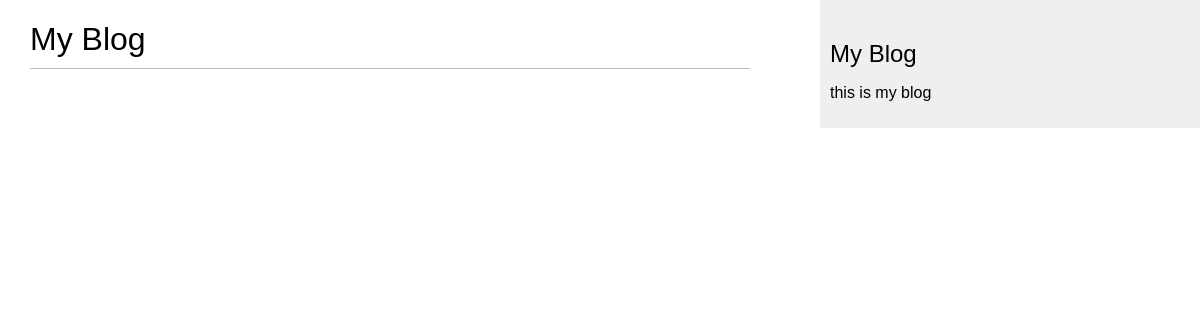
/blog/, run on an earlier commit of the app's database.
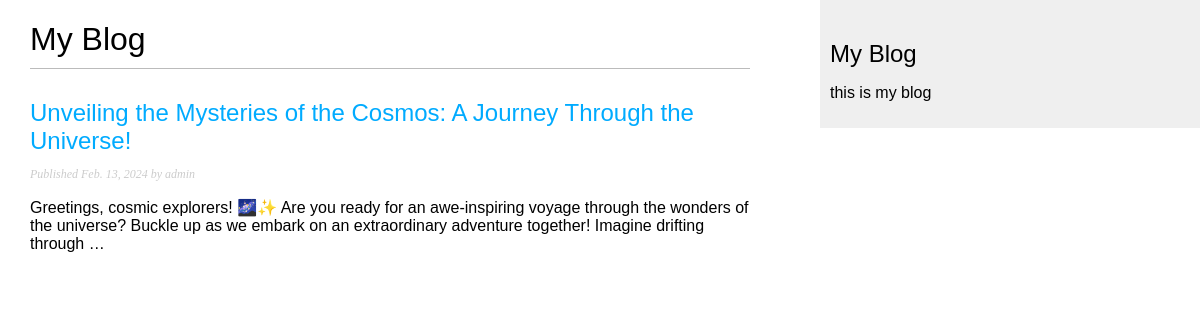
And on a later commit of the database.
### blog/models.py (models this page shows, shortened)
class Post(models.Model):
    class Status(models.TextChoices):
        DRAFT = 'DF', 'Draft'
        PUBLISHED = 'PB', 'Published'
    title = models.CharField(max_length=250)
    slug = models.SlugField(max_length=250)
    author = models.ForeignKey(User,
                               on_delete=models.CASCADE,
                               related_name='blog_posts')
    body = models.TextField()
    publish = models.DateField(default=timezone.now)
    created = models.DateField(auto_now_add=True)
    updated = models.DateField(auto_now=True)
    status = models.CharField(max_length=2,
                              choices=Status.choices,
                              default=Status.DRAFT)
    objects = models.Manager()
    published = PublishedManager()
    class Meta:
        ordering = ['-publish']
        indexes = [
            models.Index(fields=['-publish']),
        ]

### blog/views.py (the view)
# urls.py: path('', views.post_list, name='post_list'),
def post_list(request):
    posts = Post.published.all()
    return render(request, 'blog/post/list.html', {'posts': posts})

### blog/models.py (called while the page is built)
    def get_queryset(self):
        return super().get_queryset()\
                        .filter(status=Post.Status.PUBLISHED)

### blog/templates/blog/post/list.html (shortened to what this page needs)
{% extends "blog/base.html" %}
{% block content %}
    <h1>My Blog</h1>
    {% for post in posts %}
        <h2>
            <a href="{% url 'blog:post_detail' post.id %}"> {{ post.title }}</a>
        </h2>
        <p class="date">
            Published {{ post.publish }} by {{ post.author }}
        </p>
        {{ post.body|truncatewords:30|linebreaks }}
    {% endfor %}
{% endblock %}

### blog/templates/blog/base.html (shortened to what this page needs)
{% load static %}
<!DOCTYPE html>
<html lang="en">
<head>
    <link href="{% static 'css/blog.css' %}" rel="stylesheet">
</head>
<body>
    <div id="content">
        {% block content %}
        {% endblock %}
    </div>
    <div id="sidebar">
        <h2>My Blog</h2>
        <p>this is my blog</p>
    </div>
</body>
</html>

### blog/static/css/blog.css (style rules this page uses)
body { margin:0; padding:0; font-family:helvetica, sans-serif; }
a { color:#00abff; text-decoration:none; }
h1 { font-weight:normal; border-bottom:1px solid #bbb; padding:0 0 10px 0; }
h2 { font-weight:normal; margin:30px 0 0; }
#content { float:left; width:60%; padding:0 0 0 30px; }
#sidebar { float:right; width:30%; padding:10px; background:#efefef; height:100%; }
p.date { color:#ccc; font-family: georgia, serif; font-size: 12px; font-style: italic; }

What changed in the data, as far as the page shows it:
now on this page (row edited): Post: title "Unveiling the Mysteries of the Cosmos: A Journey Through the Universe!", publish "Feb. 13, 2024", author "admin", body "Greetings, cosmic explorers! 🌌✨ Are you ready for an awe-inspiring voyage through the wonders of the universe? Buckle up as we embark on an extraordinary adventure together! Imagine drifting through …"
